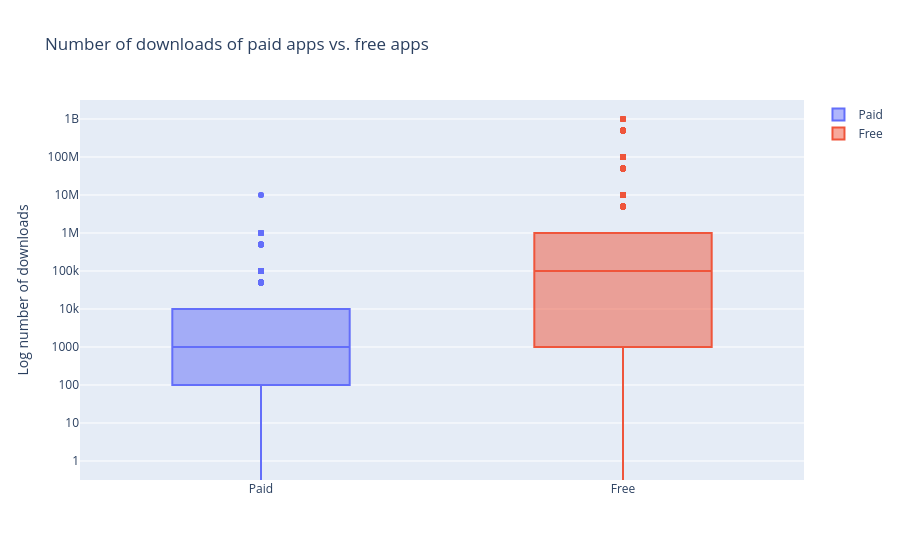

The cell this chart's notebook holds for it:
### Markdown cell above
9. Popularity of paid apps vs free apps
For apps in the Play Store today, there are five types of pricing strategies: free, freemium, paid, paymium, and subscription. Let's focus on free and paid apps only. Some characteristics of free apps are:

Free to download.
Main source of income often comes from advertisements.
Often created by companies that have other products and the app serves as an extension of those products.
Can serve as a tool for customer retention, communication, and customer service.
Some characteristics of paid apps are:

Users are asked to pay once for the app to download and use it.
The user can't really get a feel for the app before buying it.
Are paid apps installed as much as free apps? It turns out that paid apps have a relatively lower number of installs than free apps, though the difference is not as stark as I would have expected!

### Code cell
trace0 = go.Box(
    # Data for paid apps
    y = apps[apps['Type'] == 'Paid']['Installs'],
    name = 'Paid'
)

trace1 = go.Box(
    # Data for free apps
    y = apps[apps['Type'] == 'Free']['Installs'],
    name = 'Free'
)

layout = go.Layout(
    title = "Number of downloads of paid apps vs. free apps",
    yaxis = dict(title = "Log number of downloads",
                type = 'log',
                autorange = True)
)

# Add trace0 and trace1 to a list for plotting
data = [trace0, trace1]
plotly.offline.iplot({'data': data, 'layout': layout})

### Figure 1 — Plotly figure (JSON) as saved in the notebook; plotly's stock layout.template omitted (floating-point values rounded to 4 significant figures; data arrays with more than 128 entries replaced by an {"elided": "..."} marker saying what was removed)
{"data": [{"name": "Paid", "type": "box", "y": {"elided": "756 float values"}}, {"name": "Free", "type": "box", "y": {"elided": "8903 float values"}}], "layout": {"title": {"text": "Number of downloads of paid apps vs. free apps"}, "yaxis": {"autorange": true, "title": {"text": "Log number of downloads"}, "type": "log"}}}
